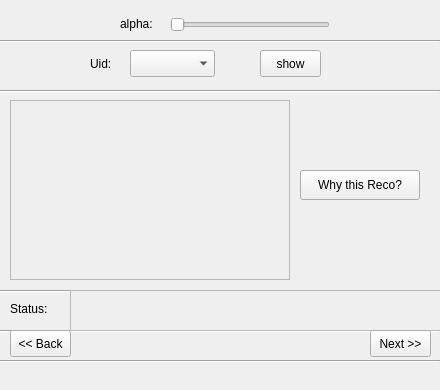
<?xml version="1.0" encoding="UTF-8"?>
<ui version="4.0">
 <class>recommend</class>
 <widget class="QWidget" name="recommend">
  <property name="geometry">
   <rect>
    <x>0</x>
    <y>0</y>
    <width>440</width>
    <height>390</height>
   </rect>
  </property>
  <property name="windowTitle">
   <string>Form</string>
  </property>
  <widget class="QLabel" name="alpha">
   <property name="geometry">
    <rect>
     <x>120</x>
     <y>15</y>
     <width>50</width>
     <height>17</height>
    </rect>
   </property>
   <property name="text">
    <string>alpha:</string>
   </property>
  </widget>
  <widget class="QSlider" name="horizontalSlider">
   <property name="geometry">
    <rect>
     <x>170</x>
     <y>10</y>
     <width>160</width>
     <height>29</height>
    </rect>
   </property>
   <property name="maximum">
    <number>100</number>
   </property>
   <property name="orientation">
    <enum>Qt::Horizontal</enum>
   </property>
  </widget>
  <widget class="Line" name="line">
   <property name="geometry">
    <rect>
     <x>0</x>
     <y>40</y>
     <width>440</width>
     <height>3</height>
    </rect>
   </property>
   <property name="orientation">
    <enum>Qt::Horizontal</enum>
   </property>
  </widget>
  <widget class="QLabel" name="uis">
   <property name="geometry">
    <rect>
     <x>90</x>
     <y>55</y>
     <width>30</width>
     <height>17</height>
    </rect>
   </property>
   <property name="text">
    <string>Uid:</string>
   </property>
  </widget>
  <widget class="QComboBox" name="comboBox">
   <property name="geometry">
    <rect>
     <x>130</x>
     <y>50</y>
     <width>85</width>
     <height>27</height>
    </rect>
   </property>
  </widget>
  <widget class="QPushButton" name="show">
   <property name="geometry">
    <rect>
     <x>260</x>
     <y>50</y>
     <width>61</width>
     <height>27</height>
    </rect>
   </property>
   <property name="text">
    <string>show</string>
   </property>
  </widget>
  <widget class="Line" name="line_2">
   <property name="geometry">
    <rect>
     <x>0</x>
     <y>90</y>
     <width>440</width>
     <height>3</height>
    </rect>
   </property>
   <property name="orientation">
    <enum>Qt::Horizontal</enum>
   </property>
  </widget>
  <widget class="Line" name="line_3">
   <property name="geometry">
    <rect>
     <x>0</x>
     <y>360</y>
     <width>440</width>
     <height>3</height>
    </rect>
   </property>
   <property name="orientation">
    <enum>Qt::Horizontal</enum>
   </property>
  </widget>
  <widget class="Line" name="line_4">
   <property name="geometry">
    <rect>
     <x>0</x>
     <y>330</y>
     <width>440</width>
     <height>3</height>
    </rect>
   </property>
   <property name="orientation">
    <enum>Qt::Horizontal</enum>
   </property>
  </widget>
  <widget class="Line" name="line_5">
   <property name="geometry">
    <rect>
     <x>0</x>
     <y>290</y>
     <width>440</width>
     <height>3</height>
    </rect>
   </property>
   <property name="orientation">
    <enum>Qt::Horizontal</enum>
   </property>
  </widget>
  <widget class="QScrollArea" name="statuscontent">
   <property name="geometry">
    <rect>
     <x>70</x>
     <y>290</y>
     <width>380</width>
     <height>41</height>
    </rect>
   </property>
   <property name="widgetResizable">
    <bool>true</bool>
   </property>
   <widget class="QWidget" name="scrollAreaWidgetContents">
    <property name="geometry">
     <rect>
      <x>0</x>
      <y>0</y>
      <width>378</width>
      <height>39</height>
     </rect>
    </property>
   </widget>
  </widget>
  <widget class="QLabel" name="statusheading">
   <property name="geometry">
    <rect>
     <x>10</x>
     <y>300</y>
     <width>50</width>
     <height>17</height>
    </rect>
   </property>
   <property name="text">
    <string>Status:</string>
   </property>
  </widget>
  <widget class="QPushButton" name="back">
   <property name="geometry">
    <rect>
     <x>10</x>
     <y>330</y>
     <width>61</width>
     <height>27</height>
    </rect>
   </property>
   <property name="text">
    <string>&lt;&lt; Back</string>
   </property>
  </widget>
  <widget class="QPushButton" name="next">
   <property name="geometry">
    <rect>
     <x>370</x>
     <y>330</y>
     <width>61</width>
     <height>27</height>
    </rect>
   </property>
   <property name="text">
    <string>Next &gt;&gt;</string>
   </property>
  </widget>
  <widget class="QScrollArea" name="contentscroll">
   <property name="geometry">
    <rect>
     <x>10</x>
     <y>100</y>
     <width>280</width>
     <height>180</height>
    </rect>
   </property>
   <property name="widgetResizable">
    <bool>true</bool>
   </property>
   <widget class="QWidget" name="scrollAreaWidgetContents_2">
    <property name="geometry">
     <rect>
      <x>0</x>
      <y>0</y>
      <width>278</width>
      <height>178</height>
     </rect>
    </property>
   </widget>
  </widget>
  <widget class="QPushButton" name="whythis">
   <property name="geometry">
    <rect>
     <x>300</x>
     <y>170</y>
     <width>120</width>
     <height>30</height>
    </rect>
   </property>
   <property name="text">
    <string>Why this Reco?</string>
   </property>
  </widget>
 </widget>
 <resources/>
 <connections/>
</ui>
